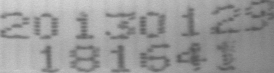
#> input picture Pattern_Recognition/hk/hk1_2_3/test/1.bmp, 274 x 73 px; its folder holds only this picture in this run
$ python hk2.py
#> lines starting #> are read from the running program, lines starting #| are printed output that depends on the picture; after the words box and inside, x2 and y2 are one past the last pixel; in counts of white or black regions, pixels touching at a corner belong together
'''

运行环境：python 2.7
运行需要的库文件：openCV， numpy， matplotlib
运行方法： 运行python hk2.py。（test和train文件夹放在hk1.py当前目录下即可）

'''

import cv2
import numpy as np
import matplotlib.pyplot as plt

# [4 lines left out: function haar_cal, not called in this run]

def div_pic(img, x, y, w, h):
    cut_img = img[x:x+h, y:y+w]
    return np.array(cut_img)

# [54 lines left out: functions get_fea, matchTemplate, not called in this run]

if __name__ == '__main__':
    test_num = ["1","2","3","4","5","6","划痕","噪声"]
    for test_test in range(8):
        img_pre = cv2.imread("./test/"+test_num[test_test]+".bmp",0)
#> img_pre is the input picture: shape (73, 274); min 86, max 213, mean 153
        img_pre2 = img_pre.copy()
        img=cv2.adaptiveThreshold(img_pre,255,cv2.ADAPTIVE_THRESH_MEAN_C,cv2.THRESH_BINARY,35,5)
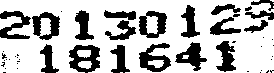
#> img: shape (73, 274); 72.2% white; 48 black regions (29 under 20 px), largest, box (x1, y1, x2, y2) and area: (69, 45, 100, 73) 520, (139, 43, 171, 72) 466, (0, 11, 31, 39) 427
        # ADAPTIVE_THRESH_GAUSSIAN_C
        img2 = img.copy()
        template_num = ["0","1","2","3","4","6","8","9"]
        w = np.zeros((8,1))
        h = np.zeros((8,1))

        img = img2.copy()
        template_pre = {}
        mod_haar = {}
        res = {}

        for i in range(8):
            template_pre[i] = cv2.imread("./train/"+template_num[i]+".bmp",0)
#> (the run stopped early here; a loop or call above may not have finished)
